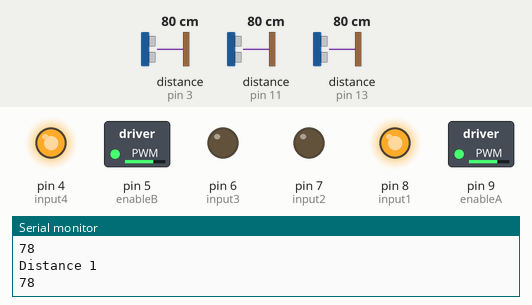
This sketch was run on a simulated Arduino Uno, built with avr-gcc and run on an emulated ATmega328P. Shown: switched loads named in the sketch (green lamp = pin HIGH), output pins drawn as LEDs (lit = HIGH), the last lines printed to the serial monitor. Wiring (inferred from the names in the program): 3 × ultrasonic range finder: trigger pin 2, echo pin 3 / trigger pin 10, echo pin 11 / trigger pin 12, echo pin 13. Inputs (shaded band) come from the test bench; at power-on: distance to the obstacle (sensors on pin 11, pin 13, pin 3) 80 cm. The echo pulse lasts 58.3 µs per cm; random numbers use the default seed unless the sketch sets one; pins used as bus, display or sensor lines are not drawn.

Above: at 2.2 s.
2.3 s: distance to the obstacle (sensor on pin 11) set to 33 cm
4.0 s: distance to the obstacle (sensor on pin 11) set to 28 cm
At 5.4 s:
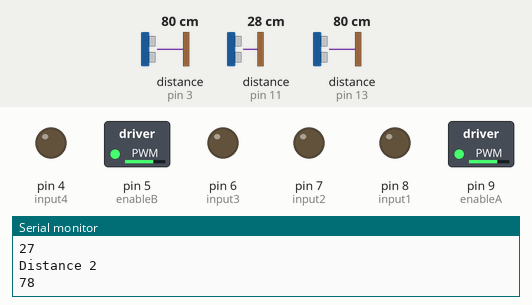
6.2 s: distance to the obstacle (sensor on pin 13) set to 34 cm
At 8.7 s:
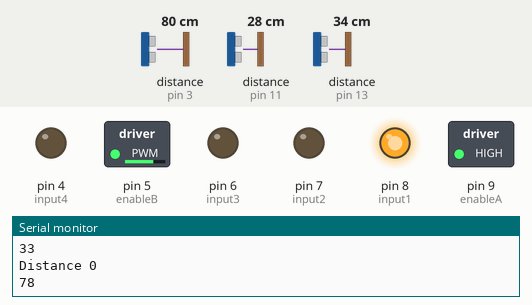
9.1 s: distance to the obstacle (sensor on pin 13) set to 29 cm
10.6 s: distance to the obstacle (sensor on pin 11) set to 35 cm
At 12.1 s:
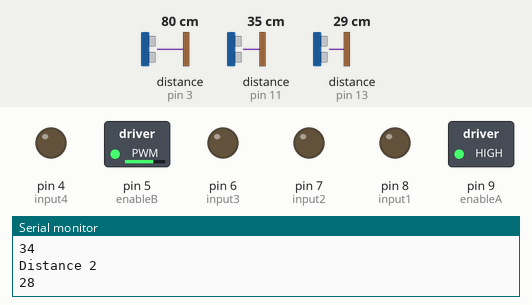
12.8 s: distance to the obstacle (sensor on pin 11) set to 27 cm
At 15.3 s:
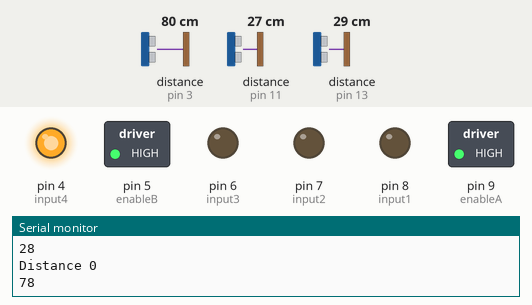
Timing chart, 0 to 16.8 s (numbered marks = the images above; inputs shaded):
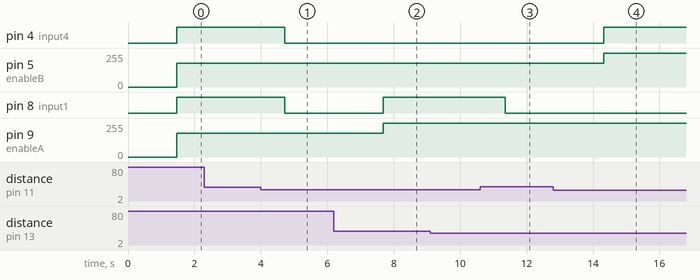

The sketch:

obstacle_avoiding_robot.ino
```cpp
// Define pin numbers for the ultrasonic sensors
const int trigPin1 = 2;
const int echoPin1 = 3;
const int trigPin2 = 10;
const int echoPin2 = 11;
const int trigPin3 = 12;
const int echoPin3 = 13;

// Define the variables of the ultrasonic sensors
const int array_length = 3;               // Length of the array which will store the data obtained from the ultrasonic sensors
long duration[array_length] = {0, 0, 0};  // Declare the duration array, to be used in obtaining the data from the ultrasonic sensors; index 0: left, index 1: front, index 2: right sensor
long distance[array_length] = {0, 0, 0};  // Declare the distance array, to be used in obtaining the data from the ultrasonic sensors; index 0: left, index 1: front, index 2: right sensor
int trigPin[array_length] = {trigPin1, trigPin2, trigPin3}; // Declare the array that stores the trigger pin numbers
int echoPin[array_length] = {echoPin1, echoPin2, echoPin3}; // Declare the array that stores the echo pin numbers

// Define pins for MOTOR A (REAR LEFT MOTOR)
const int enableA = 9;
const int input1 = 8;
const int input2 = 7;

// Define pins for MOTOR B (REAR RIGHT MOTOR)
const int enableB = 5;
const int input3 = 6;
const int input4 = 4;

void setup() {
  // Ultrasonic sensor pins are defined and set
  pinMode(trigPin1, OUTPUT); // Sets the trigPin as an Output
  pinMode(echoPin1, INPUT); // Sets the echoPin as an Input
  pinMode(trigPin2, OUTPUT); // Sets the trigPin as an Output
  pinMode(echoPin2, INPUT); // Sets the echoPin as an Input
  pinMode(trigPin3, OUTPUT); // Sets the trigPin as an Output
  pinMode(echoPin3, INPUT); // Sets the echoPin as an Input

  // Motor control pins are defined and set
  pinMode(enableA, OUTPUT);
  pinMode(enableB, OUTPUT);
  pinMode(input1, OUTPUT);
  pinMode(input2, OUTPUT);
  pinMode(input3, OUTPUT);
  pinMode(input4, OUTPUT);

  Serial.begin(9600); // Starts the serial communication
}

// Function definitions, to be used in loop()

void UltrasonicSensor() {    // This function sends soundwaves from the sensors to the environment, reads and stores the data in arrays
  for (int x = 0; x < array_length; x = x + 1) {
    // Clears trigPin[x]
    digitalWrite(trigPin[x], LOW);
    delayMicroseconds(2);
    // Sets trigPin[x] on HIGH state for 10 micro seconds
    digitalWrite(trigPin[x], HIGH);
    delayMicroseconds(10);
    digitalWrite(trigPin[x], LOW);
    // Reads echoPin[x], returns the sound wave travel time in microseconds
    duration[x] = pulseIn(echoPin[x], HIGH); // microseconds
    // Calculating the distance
    distance[x] = duration[x] * 0.034 / 2; // in cm
    // Prints the distance on the Serial Monitor
    Serial.print("Distance ");
    Serial.println(x);
    Serial.println(distance[x]);
    delay(150);   // wair for 150 milliseconds
  }
}
void motorsOnForward() {    // This function turns the motors on and configures them in forward direction
  // Turn motor A on and configure it in forward direction
  digitalWrite(input1, HIGH);
  digitalWrite(input2, LOW);
  // Turn motor B on and configure it in forward direction
  digitalWrite(input3, LOW);
  digitalWrite(input4, HIGH);
}
void motorsEnabledForward() {   // This function drives the motors, to be used in forward direction
  // Set speed of both motors to 180 out of possible range 0-255
  analogWrite(enableA, 180);
  analogWrite(enableB, 180);
}
void motorsOff() {    // This function turns the motors off
  // Turn off both of the motors
  digitalWrite(input1, LOW);
  digitalWrite(input2, LOW);
  digitalWrite(input3, LOW);
  digitalWrite(input4, LOW);
  delay(1500);  // wait for 1.5 seconds
}
void motorsOnReverse() {    // This function turns the motors on and configures them in reverse direction
  // Turn motor A on and configure it in reverse direction
  digitalWrite(input1, LOW);
  digitalWrite(input2, HIGH);
  // Turn motor B on and configure it in reverse direction
  digitalWrite(input3, HIGH);
  digitalWrite(input4, LOW);
}
void motorsEnabledReverse() {   // This function drives the motors, to be used in reverse direction
  // Set the reverse speed to 150 out of possible range 0-255
  analogWrite(enableA, 150);
  analogWrite(enableB, 150);
}
void motorAoff() {    // This function turns motor A off
  // Turn motor A off
  digitalWrite(input1, LOW);
  digitalWrite(input2, LOW);
  delay(1500);  // wait for 1.5 seconds
}
void motorBoff() {    // This function turns motor B off
  digitalWrite(input3, LOW);
  digitalWrite(input4, LOW);
  delay(1500);
}
void motorAOnForward() {    // This function turns motor A on and configures it in forward direction
  // Turn motor A on in forward direction
  digitalWrite(input1, HIGH);
  digitalWrite(input2, LOW);
}
void motorBOnForward() {    // This function turns motor B on and configures it in forward direction
  // Turn motor B on in forward direction
  digitalWrite(input3, LOW);
  digitalWrite(input4, HIGH);
}
void turnRight() {    // This function drives motor A only, to make the turn right
  analogWrite(enableA, 255);
}
void turnLeft() {   // This function drives motor B only, to make the turn right
  analogWrite(enableB, 255);
}

void loop() {
  delay(1000);    // wait for 1 second
  UltrasonicSensor();   // calls the function to obtain the data from the ultrasonic sensors
  if (distance[1] >= 30) {  // if the forward clearance >= 30 cm...
    motorsOnForward();
    while (distance[1] >= 30) {   // motors are driven forward and the front clearance is checked until it detects an obstacle nearby
      motorsEnabledForward();
      UltrasonicSensor();
    }
    motorsOff();
  }
  else if (distance[1] < 30) {  // if the forward clearance < 30 cm, the robot has o couple of maneuver options
    if ((distance[0] >= 30) && (distance[2] >= 30)) {   // if both the left and right hand sides of the robot are clear(distances >=30)...
      int randNum = random(0, 2);   // randomize an integer between [0,2)
      if (randNum == 0) {   // if the randomized number is 0...
        motorBOnForward();
        while (distance[1] < 30) {  // the robot turns left and checks the distance until the front is clear
          turnLeft();
          UltrasonicSensor();
        }
        if (distance[1] >= 30) {  // if the front is clear, turn motor B off
          motorBoff();
        }
      }
      else if (randNum == 1) {  // if the randomized number is 1..
        motorAOnForward();
        while (distance[1] < 30) {  // the robot turns right and checks the distance until the front is clear
          turnRight();
          UltrasonicSensor();
        }
        if (distance[1] >= 30) {  // if the front is clear, turn motor A off
          motorAoff();
        }
      }
    }
    else if ((distance[0] < 30) && (distance[2] < 30)) {  // if both the left and right hand sides of the robot are blocked(distances <30)...
      motorsOnReverse();
      while ((distance[0] < 30) && (distance[2] < 30)) {  // the motor is driven reverse while both the left and right hand sides of the robot remain blocked(distances <30)...
        motorsEnabledReverse();
        UltrasonicSensor();
      }
      if ((distance[0] >= 30) || (distance[2] >= 30)) {   // if either the left or right hand side is clear, motors are turned off...
        motorsOff;
        if ((distance[0] >= 30) && (distance[2] < 30)) {  // if the left is clear and right is blocked...
          motorBOnForward();
          while (distance[1] < 30) {  // the robot turns left and checks the distance until the front is clear
            turnLeft();
            UltrasonicSensor();
          }
          if (distance[1] >= 30) {  // if the front is clear, turn motor B off
            motorBoff();
          }
        }
        else if ((distance[0] < 30) && (distance[2] >= 30)) {  // if the left is blocked and right is clear...
          motorAOnForward();
          while (distance[1] < 30) {  // the robot turns right and checks the distance until the front is clear
            turnRight();
            UltrasonicSensor();
          }
          if (distance[1] >= 30) {  // if the front is clear, turn motor A off
            motorAoff();
          }
        }
        else if ((distance[0] >= 30) && (distance[2] >= 30)) {  // if both the left and right hand sides are clear...
          int randNum = random(0, 2);   // randomize an integer between [0,2)
          if (randNum == 0) {   // if the randomized number is 0...
            motorBOnForward();
            while (distance[1] < 30) {  // the robot turns left and checks the distance until the front is clear
              turnLeft();
              UltrasonicSensor();
            }
            if (distance[1] >= 30) {  // if the front is clear, turn motor B off
              motorBoff();
            }
          }
          else if (randNum == 1) {  // if the randomized number is 1...
            motorAOnForward();
            while (distance[1] < 30) {  // the robot turns right and checks the distance until the front is clear
              turnRight();
              UltrasonicSensor();
            }
            if (distance[1] >= 30) {  // if the front is clear, turn motor A off
              motorAoff();
            }
          }
        }
      }
    }
    else if ((distance[0] < 30) && (distance[2] >= 30)) { // if the left is blocked and right is clear...
      motorAOnForward();
      while (distance[1] < 30) {  // the robot turns right and checks the distance until the front is clear
        turnRight();
        UltrasonicSensor();
      }
      if (distance[1] >= 30) {  // if the front is clear, turn motor A off
        motorAoff();
      }
    }
    else if ((distance[0] >= 30) && (distance[2] < 30)) { // if the left is clear and right is blocked...
      motorBOnForward();
      while (distance[1] < 30) {  // the robot turns left and checks the distance until the front is clear
        turnLeft();
        UltrasonicSensor();
      }
      if (distance[1] >= 30) {  // if the front is clear, turn motor B off
        motorBoff();
      }
    }
  }
}
```

Measured:
- the behaviour switches between 31 and 30 cm on distance to the obstacle (sensor on pin 11) (found by bisection; images 0 and 1)
- after the input at 4.0 s, pin 4 (input4), pin 8 (input1): HIGH → LOW after 0.72 s
- after the input at 10.6 s, pin 8 (input1): HIGH → LOW after 0.76 s
- after the input at 12.8 s, pin 5 (enableB): 180/255 → 255/255 after 1.5 s
